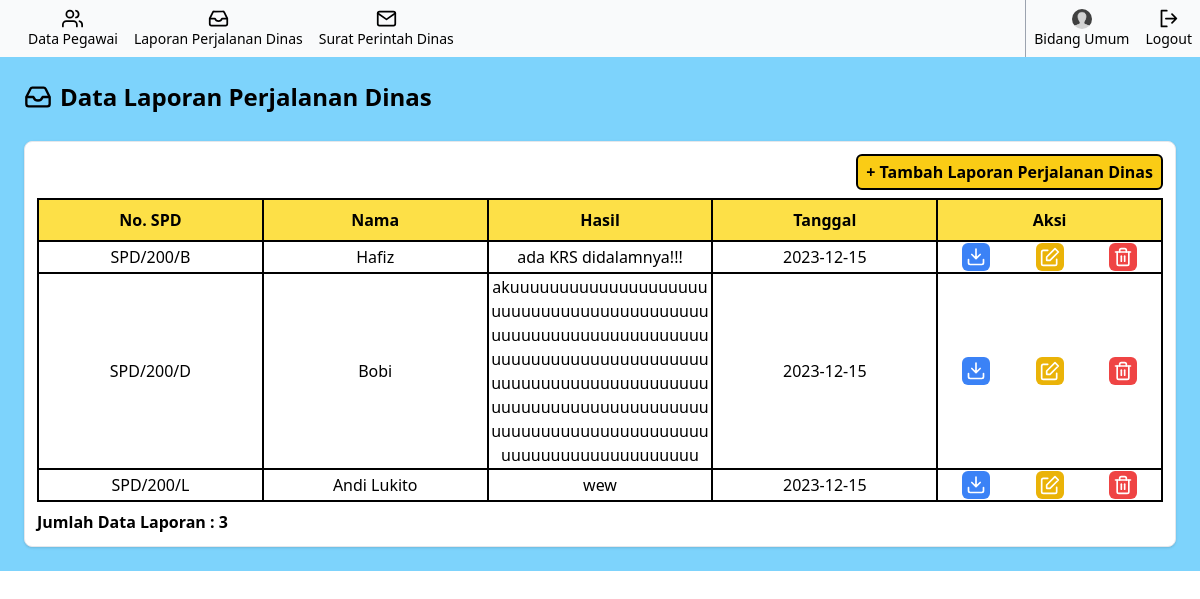
/bidum/lpd.php, run on an earlier commit of the app's database.
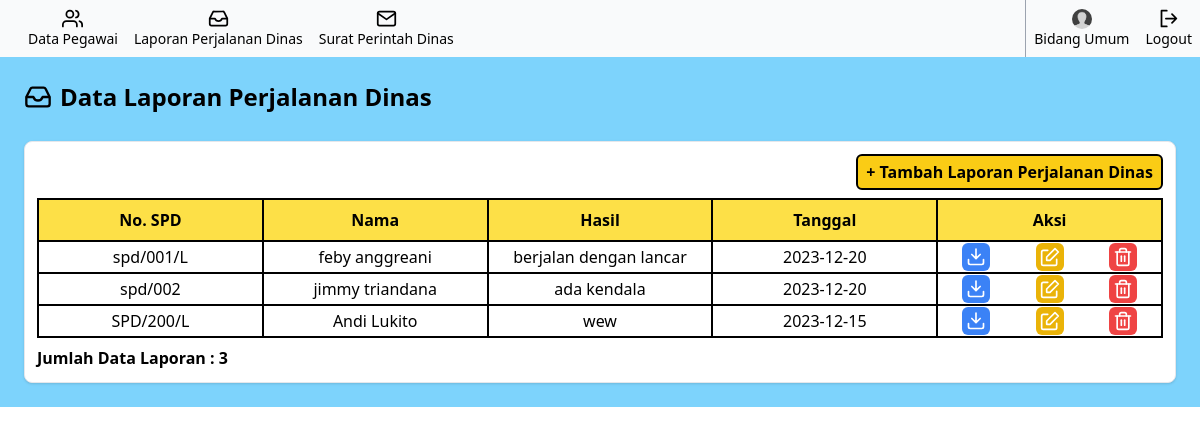
And on a later commit of the database.
### tables this page shows
CREATE TABLE `lpd` (
  `no_spd` varchar(50) NOT NULL,
  `petugas` varchar(50) NOT NULL,
  `filename` varchar(100) NOT NULL,
  `hasil` text NOT NULL,
  `tgl_upload` date NOT NULL
);

### bidum/lpd.php (the view, shortened to what this page needs)
<?php
    include "../config/connection.php";
?>
<!doctype html>
<html>
    <head>
        <link href="../output.css" rel="stylesheet">
    </head>
    <body>
        <section class="h-full">
            <?php include '../components/sidebar_b.php' ?>
            <div class="p-6 bg-sky-300">
                <div class="flex items-center mb-7">
                    <h1 class="text-2xl pl-2 font-semibold">Data Laporan Perjalanan Dinas</h1>
                </div>
                <div class="flex flex-col shadow rounded-lg border bg-white p-3">
                    <div>
                        <span onclick="show('input'); backName('kembali'); show('list')" class="cursor-pointer float-right border-2 border-black rounded-md px-2 py-1 mb-2 font-semibold bg-yellow-400 hover:bg-yellow-300">
                            <a id="kembali" class="abe">+ Tambah Laporan Perjalanan Dinas</a>
                        </span>
                    </div>
                    <div class="block" id="input">
                        <table class="table-fixed w-full">
                            <tr class="bg-yellow-300">
                                <th class="p-2">No. SPD</th>
                                <th>Nama</th>
                                <th>Hasil</th>
                                <th>Tanggal</th>
                                <th>Aksi</th>
                            </tr>
                            <?php
                                $query = mysqli_query($conn, 'SELECT * FROM lpd');
                                if($query){
                                    while($row = mysqli_fetch_array($query)){
                                        ?>
                                        <tr class="text-center">
                                            <td><?php echo $row['no_spd'];?></td>
                                            <td><?php echo $row['petugas'];?></td>
                                            <td class="break-words"><?php echo $row['hasil'];?></td>
                                            <td><?php echo $row['tgl_upload'];?></td>
                                            <td>
                                                <div class="flex flex-row justify-around">
                                                    <a href="download.php?path=../files/<?php echo $row['filename'] ?>" class="block downloadicon bg-blue-500 p-1 rounded-md cursor-pointer">
                                                        <svg xmlns="http://www.w3.org/2000/svg" width="20" height="20" viewBox="0 0 24 24" fill="none" stroke="#ffffff" stroke-width="2" stroke-linecap="round" stroke-linejoin="round"><path d="M3 15v4c0 1.1.9 2 2 2h14a2 2 0 0 0 2-2v-4M17 9l-5 5-5-5M12 12.8V2.5"/></svg>
                                                    </a>
                                                    <form action="update_l.php" method="post">
                                                        <label class="block editicon bg-yellow-500 p-1 rounded-md cursor-pointer">
                                                            </label>
                                                    </form>
                                                    <form action="delete_l.php" method="post">
                                                        <label class="block deleteicon bg-red-500 p-1 rounded-md cursor-pointer">
                                                        </label>
                                                    </form>
                                                </div>
                                            </td>
                                        </tr>
                                        <?php
                                    }
                                }else{
                                    ?>
                                    <tr>
                                        <td colspan="6">Ga ada apa-apa disana!</td>
                                    </tr>
                                    <?php
                                }
                            ?>
                        </table>
                        <p class="mt-2 font-semibold">Jumlah Data Laporan : <?php
                            echo mysqli_num_rows($query);
                        ?></p>
                    </div>
                </div>
            </div>
        </section>
    </body>
</html>

What changed in the data, as far as the page shows it:
removed lpd: no_spd "SPD/200/B", petugas "Hafiz", hasil "ada KRS didalamnya!!!", tgl_upload "2023-12-15"
removed lpd: no_spd "SPD/200/D", petugas "Bobi", hasil "akuuuuuuuuuuuuuuuuuuuuuuuuuuuuuuuuuuuuuuuuuuuuuuuuuuuuuuuuuuuuuuuuuuuuuuuuuuuuuuuuuuuuuuuuuuuuuuuuuuuuuuuuuuuuuuuuuuuuuuuuuuuuuuuuuuuuuuuuuuuuuuuuuuuuuuuuuuuuuuuuuuuuuuuuuuuu", tgl_upload "2023-12-15"
added lpd: no_spd "spd/001/L", petugas "feby anggreani", hasil "berjalan dengan lancar", tgl_upload "2023-12-20"
added lpd: no_spd "spd/002", petugas "jimmy triandana", hasil "ada kendala", tgl_upload "2023-12-20"
